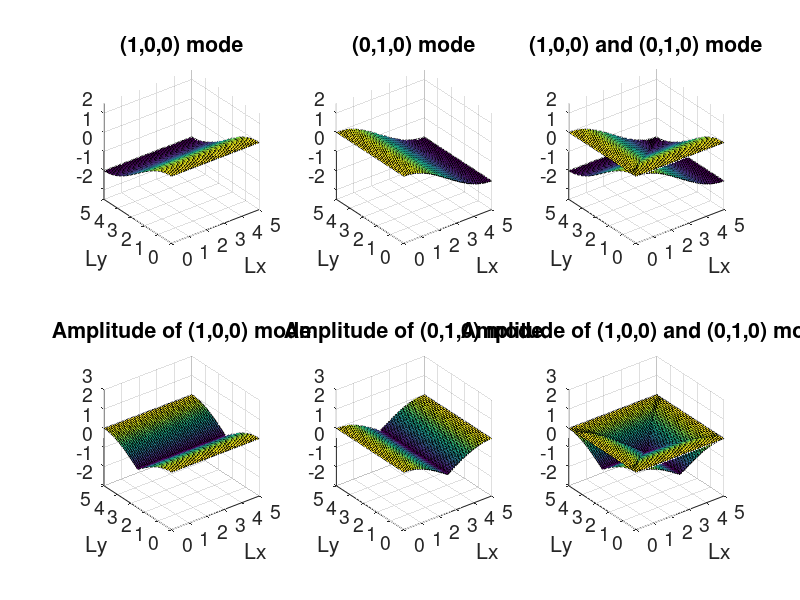

Source code (MATLAB):
% Author: Helena Peic Tukuljac, LTS2, EPFL
% Title: "Localization of Multiple Sound Sources in a Room with One Microhone"
% Conference: SPIE, 2017

clc; clear; close all

Lx = 5;
Ly = 5;
Lz = 5;
xx = 0:0.1:(Lx);
yy = 0:0.1:(Ly);
zz = 0:0.1:(Lz);
colormap jet

i = 1;
for x = xx
    j = 1;
    for y = yy
        k = 1;
        for z = zz
            z100(i,j,k)  = cos(pi*x/Lx);
            z010(i,j,k)  = cos(pi*y/Ly);
            z001(i,j,k)  = cos(pi*z/Lz);
            k = k + 1;
        end
        j = j + 1;
    end
    i = i + 1;
end


%% non-axial modes bring no new information, so we observe just the basic modes
figure('units','normalized','outerposition',[0 0 1 1])
set(gcf,'color','w');

subplot(2,3,1)
surf(xx, yy, z100(:,:,1))
xlabel('Lx')
ylabel('Ly')
title('(1,0,0) mode')
axis equal
set(gca,'fontsize', 14)

subplot(2,3,4)
surf(xx, yy, abs(z100(:,:,1)))
xlabel('Lx')
ylabel('Ly')
title('Amplitude of (1,0,0) mode')
axis equal
set(gca,'fontsize', 14)

subplot(2,3,2)
surf(xx, yy, z010(:,:,1))
xlabel('Lx')
ylabel('Ly')
title('(0,1,0) mode')
axis equal
set(gca,'fontsize', 14)

subplot(2,3,5)
surf(xx, yy, abs(z010(:,:,1)))
xlabel('Lx')
ylabel('Ly')
title('Amplitude of (0,1,0) mode')
axis equal
set(gca,'fontsize', 14)

subplot(2,3,3)
surf(xx, yy, z100(:,:,1))
hold on
surf(xx, yy, z010(:,:,1))
xlabel('Lx')
ylabel('Ly')
title('(1,0,0) and (0,1,0) mode')
axis equal
set(gca,'fontsize', 14)

subplot(2,3,6)
surf(xx, yy, abs(z100(:,:,1)))
hold on
surf(xx, yy, abs(z010(:,:,1)))
xlabel('Lx')
ylabel('Ly')
title('Amplitude of (1,0,0) and (0,1,0) mode')
axis equal
set(gca,'fontsize', 14)
